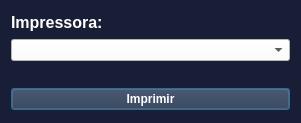
<?xml version="1.0" encoding="UTF-8"?>
<ui version="4.0">
 <class>Dialog</class>
 <widget class="QDialog" name="Dialog">
  <property name="windowModality">
   <enum>Qt::ApplicationModal</enum>
  </property>
  <property name="geometry">
   <rect>
    <x>0</x>
    <y>0</y>
    <width>301</width>
    <height>123</height>
   </rect>
  </property>
  <property name="windowTitle">
   <string>Dialog</string>
  </property>
  <property name="styleSheet">
   <string notr="true">background-color: rgb(24,30,54);</string>
  </property>
  <property name="modal">
   <bool>true</bool>
  </property>
  <layout class="QGridLayout" name="gridLayout">
   <item row="0" column="1">
    <layout class="QVBoxLayout" name="verticalLayout">
     <item>
      <widget class="QLabel" name="label">
       <property name="maximumSize">
        <size>
         <width>11000000</width>
         <height>20</height>
        </size>
       </property>
       <property name="font">
        <font>
         <pointsize>12</pointsize>
         <weight>75</weight>
         <bold>true</bold>
        </font>
       </property>
       <property name="styleSheet">
        <string notr="true">color: rgb(255, 255, 255);</string>
       </property>
       <property name="text">
        <string>Impressora:</string>
       </property>
      </widget>
     </item>
     <item>
      <widget class="QComboBox" name="comboBox_lista_impressoras">
       <property name="minimumSize">
        <size>
         <width>0</width>
         <height>20</height>
        </size>
       </property>
       <property name="styleSheet">
        <string notr="true">background-color: rgb(255, 255, 255);
selection-color: rgb(0, 0, 0);
selection-background-color: rgb(255, 255, 255);</string>
       </property>
      </widget>
     </item>
     <item>
      <spacer name="horizontalSpacer">
       <property name="orientation">
        <enum>Qt::Horizontal</enum>
       </property>
       <property name="sizeHint" stdset="0">
        <size>
         <width>40</width>
         <height>20</height>
        </size>
       </property>
      </spacer>
     </item>
     <item>
      <widget class="QPushButton" name="pushButton_imprimir">
       <property name="font">
        <font>
         <weight>75</weight>
         <bold>true</bold>
        </font>
       </property>
       <property name="cursor">
        <cursorShape>PointingHandCursor</cursorShape>
       </property>
       <property name="styleSheet">
        <string notr="true">color: rgb(255, 255, 255);
background-color: rgb(46,51,73);</string>
       </property>
       <property name="text">
        <string>Imprimir</string>
       </property>
      </widget>
     </item>
    </layout>
   </item>
  </layout>
 </widget>
 <resources/>
 <connections/>
</ui>
